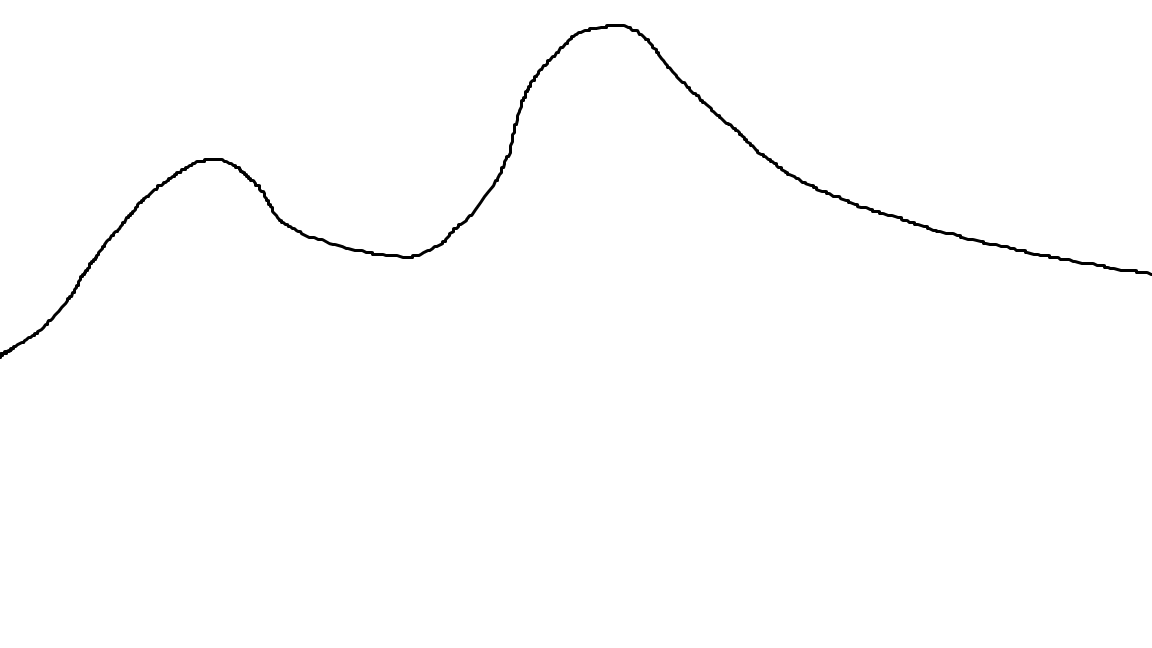
#> input picture test.png, 1152 x 648 px
$ python main.py
#> lines starting #> are read from the running program, lines starting #| are printed output that depends on the picture
### fourier/fmath.py
import numpy as np
import matplotlib.pyplot as plt

# fourier series coefficient
# A_n = 2/p int p s(x)cos(2pin/px) dx
# B_n = 2/p int p s(x) sin(2pin/px) dx
# A_o = 1/p int p s(x) dx
def compute_a_zero(y, p):
    integral = (1/2* y[0] + np.sum(y[1:-1]) + 1/2*y[-1]) * p/len(y)

    return 1/p* integral

def calculate_b_sub_n(y, n, p):
    x = np.linspace(0, p, len(y))
    _cos_term = np.sin(2*np.pi*n / p *x)
    integrand = _cos_term * y
    delta_x = p/len(y)
    integral = delta_x * (integrand[0] * 1/2 + np.sum(integrand[1:-1])+ integrand[-1] * 1/2)

    return  integral * 2/p


def calculate_a_sub_n(y, n, p):
    x = np.linspace(0, p, len(y))
    _cos_term = np.cos(2*np.pi*n / p *x)
    integrand = _cos_term * y
    delta_x = p/len(y)
    integral = delta_x * (integrand[0] * 1/2 + np.sum(integrand[1:-1])+ integrand[-1] * 1/2)

    return  integral * 2/p

def get_an_and_bn(x, p, N):
    a_n = []
    b_n = []
    for i in range(1, N + 1):
        a_n.append(calculate_a_sub_n(x, i, p))
        b_n.append(calculate_b_sub_n(x, i, p))

    return a_n, b_n, compute_a_zero(x, p)

def compute_one_value_at_x(a_n, b_n, a_o, p, x):
    current_y = a_o
    for j in range(1, len(a_n) + 1):
        current_y += a_n[j - 1] * np.cos(2*np.pi* j / p * x) + b_n[j - 1] * np.sin(2*np.pi* j / p * x)

    return current_y

### desmos.py
import numpy as np

def get_function_from_file(path_to_file):
    function_string = ""
    with open(path_to_file, "r") as f:
        function_string += f.readline().replace("\n", "")
        period = float(f.readline())

        lines = f.readlines()
        for i in range(len(lines)):
            current_line = lines[i].replace("\n", "")
            a_n, b_n = current_line.split("|")[0] , current_line.split("|")[1]

            angular_frequency = 2* np.pi * (i + 1) / period
            if i !=  len(lines) - 1:
                function_string +=  f"+ {a_n}cos({angular_frequency}x) + {b_n}sin({angular_frequency}x) "
            else:
                function_string +=  f"{a_n}cos({angular_frequency}x) + {b_n}sin({angular_frequency}x)"

    return function_string

# [3 lines that do not run on import are left out]

### main.py
from PIL import Image
import numpy as np
from fourier import *
import matplotlib.pyplot as plt
from desmos import get_function_from_file

THRESHOLD = 100

def cast_image_into_y_coordinates(image):
    image_size = len(image)
    y = []
    for col in range(len(image[0])):
        has_a_value = False
        for row in range(len(image)):
            if image[row][col] < THRESHOLD:
                y.append(image_size - (row + 1))
                has_a_value = True
                break

        if not has_a_value:
            print(f"Warning: THERE ARE ENTIRE ROWS THAT HAS NO BLACK SPOT")
            y.append(0)

    return np.array(y)

def export_to_file(path_to_file, a_n, b_n, a_o, p):
    with open(path_to_file, 'w') as f:
        f.write(f"{a_o}\n")
        f.write(f"{p}\n")
        for i in range(len(a_n)):
            if i == len(a_n) - 1:
                f.write(f"{a_n[i]}|{b_n[i]}")
            else:
                f.write(f"{a_n[i]}|{b_n[i]}\n")


def create_sine_cosine_graph(a_n, b_n, a_o, period):
    x = np.linspace(0, period, 1000)
    y = []
    for i in range(len(x)):
        y.append(compute_one_value_at_x(a_n, b_n, a_o, period, x[i]))

    return x, y

if __name__ == "__main__":
    filename = input("filename?")
#> the answer given: test.png
    sine_cosine_count = int(input("number of sin waves?"))
#> the answer given: 3
    image = Image.open(filename).convert("L")
    image = np.array(image)


    image_y = cast_image_into_y_coordinates(image)
#> in cast_image_into_y_coordinates, `image_size = len(image)`: image_size = 648
#> after the loop in cast_image_into_y_coordinates, `for col in range(len(image[0])):`: y = 1152 values, max 623 at index 606, min 295 at index 0, mean 451.6
#> image_y has the same summary as y in cast_image_into_y_coordinates
    period = len(image_y)
#> period = 1152
    a_n, b_n, a_o = get_an_and_bn(image_y, period, sine_cosine_count)
#> the loop in get_an_and_bn, `for i in range(1, N + 1):` made 3 passes
#> after the loop in get_an_and_bn, `for i in range(1, N + 1):`: a_n = [-81.38, 16.54, -49.11]; b_n = [-16.73, 41.92, -22.02]
#> in compute_a_zero, `integral = (1/2* y[0] + np.sum(y[1:-1]) + 1/2*y[-1]) * p/len(y)`: integral = 519894.5
#> a_n = [-81.38, 16.54, -49.11]; b_n = [-16.73, 41.92, -22.02]; a_o = 451.3
    x, y = create_sine_cosine_graph(a_n, b_n, a_o, period)
#> after the loop in create_sine_cosine_graph, `for i in range(len(x)):`: y = 1000 values, max 619.8 at index 540, min 337.4 at index 0, mean 451.2
#> x = 1000 values from 0 to 1152

    # creating the plots
    plt.plot(np.linspace(0, len(image_y), len(image_y)), image_y, label="Data From Image")
    plt.plot(x, y, label="X Y Data From Sine Waves: N={}".format(sine_cosine_count))
    plt.xlabel("x")
    plt.ylabel("y")
    plt.title("Preview of Graphs")
    plt.legend()
    plt.show()
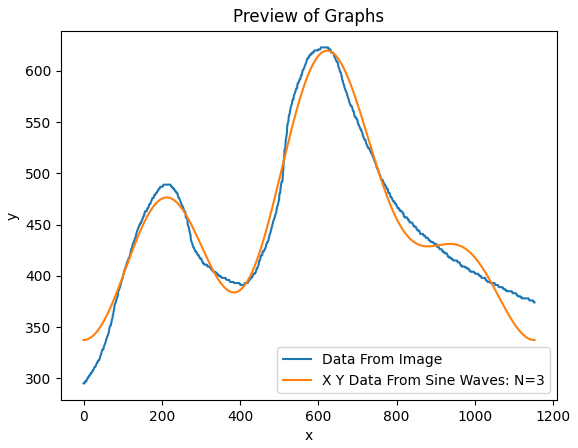
#> figure drawn by matplotlib, 1 panel; curve peaks at x = 606.5, y = 623; curve peaks at x = 622.7, y = 619.8

    # export and print data
    export_to_file("waves.txt", a_n, b_n, a_o, period)
#> the loop in export_to_file, `for i in range(len(a_n)):` made 3 passes
    print(get_function_from_file("waves.txt"))
